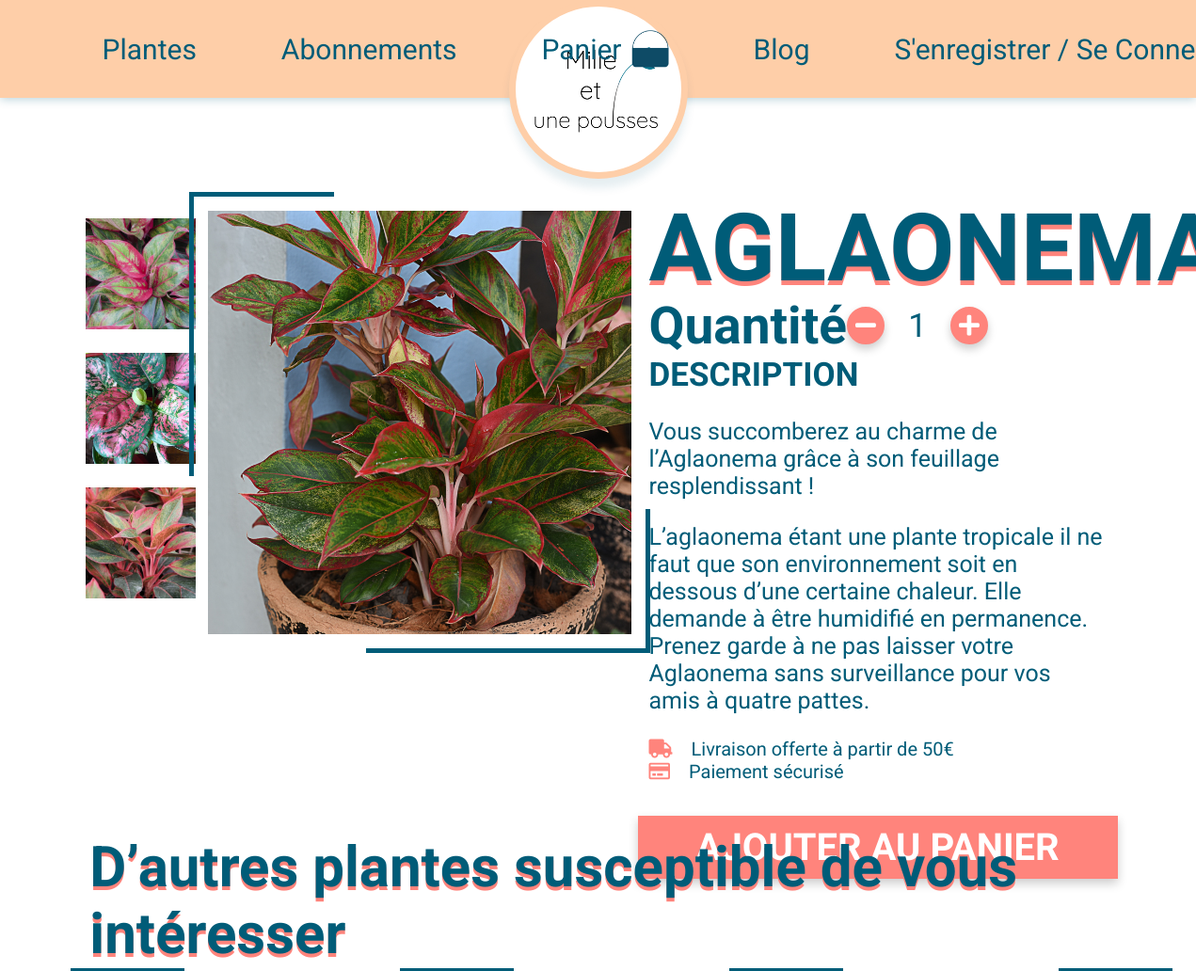
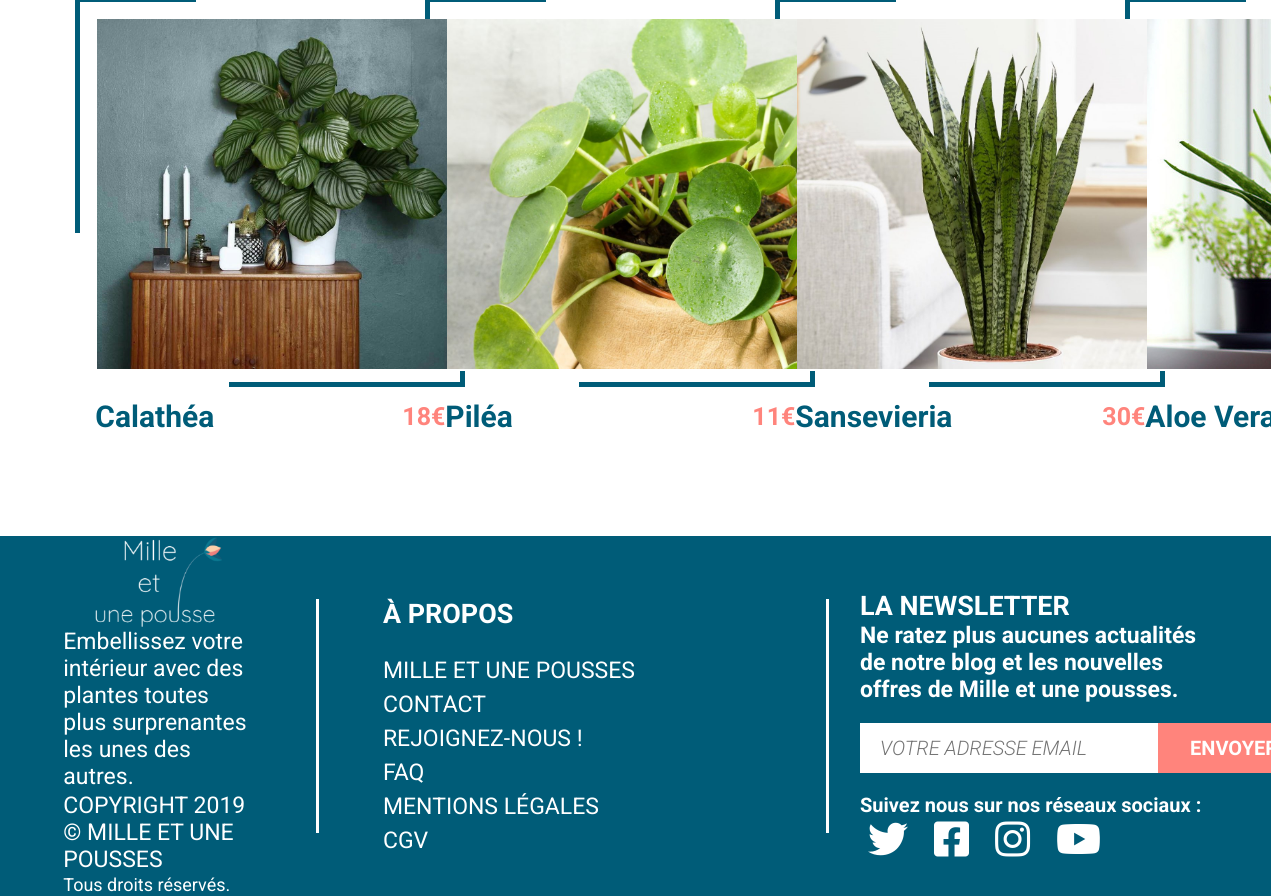
Page /product/details/Aglaonema on the committed database (2 pictures, top to bottom).
### tables this page shows
CREATE TABLE `product_images` (
  `id` int(11) NOT NULL,
  `path` text NOT NULL,
  `alt` varchar(255) NOT NULL,
  `sort_order` int(11) NOT NULL,
  `product_id` int(11) NOT NULL
);

CREATE TABLE `products` (
  `id` int(11) NOT NULL,
  `name` varchar(100) NOT NULL,
  `price` int(11) NOT NULL,
  `description` text NOT NULL,
  `options` varchar(55) DEFAULT NULL,
  `maintenance` text
);

### src/Controllers/ProductController.php (called while the page is built, shortened)
<?php
class ProductController {
  public function detailsAction($name) {
    $name = urldecode($name);
    $pdo = Connection::getInstance();
    $product = Product::getProductByName($pdo, $name);
    $images = Image::getByName($pdo, $name);
    $otherProducts = Product::getOtherProducts($pdo, $name);
    shuffle($otherProducts);
    include "./product.php";
  }
}

### public/index.php (called while the page is built, shortened)
<?php
$request_url = $_SERVER['REQUEST_URI'];
$path = parse_url($request_url, PHP_URL_PATH);
$url_composants = explode("/", $path, 4);
if (isset($url_composants[3])) {
  $argument = $url_composants[3];
} else {
  $argument = null;
}
if (isset($url_composants[1])) {
  if (strlen($url_composants[1]) == 0) {
    $controller_name = "index";
  } else {
    $controller_name = $url_composants[1];
  }
} else {
  $controller_name = "index";
}
if (isset($url_composants[2])) {
  $action_name = $url_composants[2];
} else {
  $action_name = "index";
}
try {
  list($controller, $action) = Services\Router::load($controller_name, $action_name);
} catch (Services\Exception\ControllerNotFound $e) {
  $controller = new Controllers\ErrorController();
  $action = "e404";
  $argument = $e;
} catch (Services\Exception\ActionNotFound $e) {
  $controller = new Controllers\ErrorController();
  $action = "e404";
  $argument = $e;
} catch (Exception $e) {
  $controller = new Controllers\ErrorController();
  $action = "e500";
  $argument = $e;
}
$result = $controller->$action($argument);

### src/Models/Image.php (called while the page is built, shortened)
<?php
class Image {
  public static function getByName($pdo, $name) {
    $sql = "SELECT path, alt FROM `product_images` LEFT JOIN products ON products.id = product_images.product_id WHERE products.name = :name AND product_images.sort_order = 2";
    $q = $pdo->prepare($sql);
    $q->bindParam("name", $name);
    $q->execute();
    return $q->fetchAll();
  }
}

### src/Models/Product.php (called while the page is built, shortened)
<?php
class Product {
  public static function getProductByName($pdo, $name) {
    $sql = "SELECT products.id, products.price, products.description, products.maintenance, product_images.path, product_images.alt
            FROM products
            LEFT JOIN product_images ON product_images.product_id = products.id
            WHERE name = :name AND product_images.sort_order = 1";
    $q = $pdo->prepare($sql);
    $q->bindParam("name", $name);
    $q->execute();
    return $q->fetch();
  }
  public static function getOtherProducts($pdo, $name) {
    $sql = "SELECT products.id, products.name, products.price, product_images.path, product_images.alt
            FROM products
            LEFT JOIN product_images ON products.id = product_images.product_id
            WHERE product_images.sort_order = 1 AND products.name <> :name";
    $q = $pdo->prepare($sql);
    $q->bindParam("name", $name);
    $q->execute();
    return $q->fetchAll();
  }
}

### src/views/product.php (the view, shortened to what this page needs)
<?php include "./inc/head.php";?>
<main class="productPage">
    <section class="product-one">
        <div class="container">
            <div class="imgs">
                <?php foreach ($images as $image): ?>
                <div class="otherImg">
                    <img class="imgsProduct" src="<?php echo $image["path"] ?>" alt="<?php echo $image["alt"] ?>" title="photo de <?php echo $image["alt"] ?>">
                </div>
                <?php endforeach?>
            </div>
            <div class="imgPrincipal">
                <img id="imgProduct" src="<?php echo $product["path"] ?>" alt="<?php echo $product["alt"] ?>" title="photo de <?php echo $product["alt"] ?>">
            </div>
            <form method="POST" action="/user/addtocart" class="text">
                <header>
                    <h1 class="title c-deepBlue"><?php echo $name ?></h1>
                </header>
                <div class="quantity">
                    <h3 class="c-deepBlue">quantité</h3>
                    <div>
                        <button id="less" type="button" class="btn btn-quantity btn-lightPink b-lightPink" title="retirer un article">
                            <i class="fas fa-minus c-white"></i>
                        </button>
                        <input id="quantity" class="c-deepBlue" type="number" name="quantity" min="1" value="1" title="nombre d'articles selectionnés">
                        <button id="more" type="button" class="btn btn-quantity btn-lightPink b-lightPink" title="ajouter un article">
                            <i class="fas fa-plus c-white"></i>
                        </button>
                    </div>
                </div>
                <div class="description">
                    <h4 class="c-deepBlue">description</h4>
                    <p class="c-deepBlue"><?php echo $product["description"] ?></p>
                    <p class="c-deepBlue"><?php echo $product["maintenance"] ?></p>
                </div>
                <div class="delivery">
                    <div>
                        <i class="fas fa-truck c-lightPink"></i>
                        <p class="c-deepBlue">Livraison offerte à partir de 50€</p>
                    </div>
                    <div>
                        <i class="far fa-credit-card c-lightPink"></i>
                        <p class="c-deepBlue">Paiement sécurisé</p>
                    </div>
                </div>
                <input class="btn btn-lightPink b-lightPink c-white" type="submit" value="ajouter au panier" title="ajouter le nombre d'article sélectionné au panier">
            </form>
        </div>
    </section>
    <section class="product-two">
        <div class="container">
            <h2 class="c-deepBlue">D’autres plantes susceptible de vous intéresser</h2>
            <div class="other-products">
                <?php foreach ($otherProducts as $product): ?>
                <div>
                    <div class="frame">
                        <a href="/product/details/<?php echo urlencode($product["name"]) ?>">
                            <img src="<?php echo $product["path"] ?>" alt="<?php echo $product["alt"] ?>" alt="photo de <?php echo $product["alt"] ?>">
                        </a>
                    </div>
                    <div class="info">
                        <h4 class="c-deepBlue"><?php echo $product["name"] ?></h4>
                        <h5 class="c-lightPink"><?php echo floatval($product["price"]) / 100 ?>&euro;</h5>
                    </div>
                </div>
                <?php endforeach?>
            </div>
        </div>
    </section>
</main>
<?php include "./inc/foot.php";?>

### src/views/inc/head.php (shortened to what this page needs)
<!DOCTYPE html>
<html lang="fr">
<head>
  <link rel="stylesheet" href="https://use.fontawesome.com/releases/v5.8.1/css/all.css"
>
  <link rel="stylesheet" type="text/css" href="./../../../styles/style.css">
</head>
<body>
  <nav id="navbar" class="b-beige">
    <a class="logo b-white" href="/">
      <img src="./../../../media/img/logo.png" alt="logo" title="logo de mille et une pousses">
    </a>
    <ul>
      <div>
        <li>
          <a class="c-deepBlue rout" value="blog" href="/product/listall">plantes
          </a>
        </li>
        <li>
          <a class="c-deepBlue rout" value="profile" href="/subscription/info">abonnements
          </a>
        </li>
        <li>
          <a class="rout" value="blog" href="/user/cart">
            <p class="c-deepBlue">panier</p>
          </a>
          <?php if (count($_SESSION["cart"]) == 0): ?>
          <img class="cart" src="./../../../media/img/cart-icone.png" alt="panier">
          <?php elseif ($count == 1): ?>
          <img class="cart" src="./../../../media/img/cart-icone-1.png" alt="panier">
          <?php elseif ($count == 2): ?>
          <img class="cart" src="./../../../media/img/cart-icone-2.png" alt="panier">
          <?php elseif ($count == 3): ?>
          <img class="cart" src="./../../../media/img/cart-icone-3.png" alt="panier">
          <?php elseif ($count >= 4): ?>
          <img class="cart" src="./../../../media/img/cart-icone-4.png" alt="panier">
          <?php endif?>
        </li>
      </div>
      <div>
        <li>
          <a class="c-deepBlue rout" value="produits" href="/blog/listall">blog
          </a>
        </li>
        <?php if (isset($_SESSION["connected"])): ?>
        <li>
          <a class="c-deepBlue rout" value="profile" href="/user/profile">mon&nbsp;profil
            <span class="underline b-deepBlue"></span>
          </a>
        </li>
        <li>
          <form action="/user/disconnect" class="rout">
            <input class="c-deepBlue deconnexion" type="submit" value="se déconnecter">
            <span class="underline b-deepBlue"></span>
          </form>
        </li>
        <?php else: ?>
        <li>
          <a class="c-deepBlue rout" value="signin"
            href="/user/identification">s'enregistrer&nbsp;/&nbsp;se&nbsp;connecter
          </a>
        </li>
        <?php endif?>
      </div>
    </ul>
  </nav>

### src/views/inc/foot.php
<footer class="c-white b-deepBlue">
    <section class="part1">
        <img src="/media/img/logo-white.png" alt="logo" title="logo de Mille et une pousses">
        <p class="c-white">Embellissez votre intérieur
            avec des plantes toutes plus
            surprenantes les unes des autres.</p>
        <p class="c-white upper">copyright 2019
            © mille et une pousses</p>
        <p class="c-white">Tous droits réservés.</p>
    </section>
    <section class="part2">
        <ul>
            <li>
                <h3 class="c-white">à propos</h3>
            </li>
            <li>
                <a href="" class="c-white">mille&nbsp;et&nbsp;une&nbsp;pousses</a>
            </li>
            <li>
                <a href="" class="c-white">contact</a>
            </li>
            <li>
                <a href="" class="c-white">rejoignez-nous !</a>
            </li>
            <li>
                <a href="" class="c-white">faq</a>
            </li>
            <li>
                <a href="" class="c-white">mentions&nbsp;légales</a>
            </li>
            <li>
                <a href="" class="c-white">cgv</a>
            </li>
        </ul>
    </section>
    <section class="part3">
        <div class="container">
            <h3 class="c-white">la newsletter</h3>
            <p class="c-white">Ne ratez plus aucunes actualités de notre blog
                et les nouvelles offres de Mille et une pousses.</p>
            <form method="POST" action="">
                <input class="text b-white" type="text" placeholder="votre adresse email">
                <input class="btn btn-lightPink b-lightPink c-white" type="submit" value="envoyer">
            </form>
            <p class="c-white">Suivez nous sur nos réseaux sociaux :</p>
            <div class="icons">
                <a href="https://twitter.com/MPousses" title="compte twitter de Mille et une pousses">
                    <i class="fab fa-twitter c-white"></i>
                </a>
                <a
                    href="https://www.facebook.com/Mille-et-une-Pousses-2145077578938412/?__tn__=%2Cd%2CP-R&eid=ARB9eiiG4ekQSJ96eTsXzYjcig96vRcSDihJdGkwMMBkYWgVs_St4meOAEXoemU6PFo080G1cbeApSse" title="compte facebook de Mille et une pousses">
                    <i class="fab fa-facebook-square c-white"></i>
                </a>
                <a href="https://www.instagram.com/milleetunepousses/" title="compte instagram de Mille et une pousses">
                    <i class="fab fa-instagram c-white"></i>
                </a>
                <a href="" title="Chaine youtube de Mille et une pousses">
                    <i class="fab fa-youtube c-white"></i>
                </a>
            </div>
        </div>
    </section>
</footer>
</body>
</html>

### rows in the picture
product_images: path+alt (picture)
product_images: path+alt (picture)
product_images: path+alt (picture)
product_images: path+alt (picture), product.description "Vous succomberez au charme de l’Aglaonema grâce à son feuillage resplendissant !", product.maintenance "L’aglaonema étant une plante tropicale il ne faut que son environnement soit en dessous d’une certaine chaleur. Elle demande à être humidifié en permanence. Prenez garde à ne pas laisser votre Aglaonema sans surveillance pour vos amis à quatre pattes."
product_images: path+alt (picture), product.name "Calathéa", floatval($product['price'])/100 "18"
product_images: path (picture), product.name "Piléa", floatval($product['price'])/100 "11"
product_images: path+alt (picture), product.name "Sansevieria", floatval($product['price'])/100 "30"
product_images: path (picture), product.name "Aloe…"
